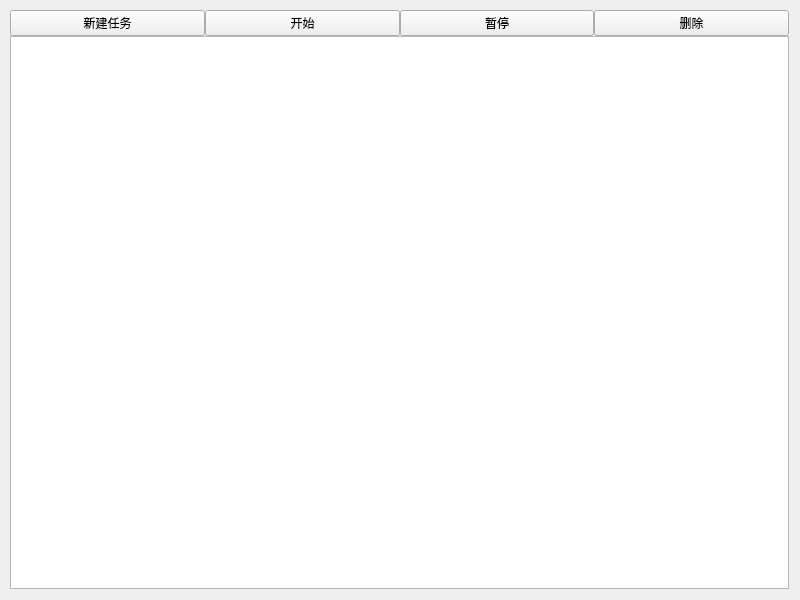
<?xml version="1.0" encoding="UTF-8"?>
<ui version="4.0">
 <class>haoDownloaderClass</class>
 <widget class="QMainWindow" name="haoDownloaderClass">
  <property name="geometry">
   <rect>
    <x>0</x>
    <y>0</y>
    <width>800</width>
    <height>600</height>
   </rect>
  </property>
  <property name="minimumSize">
   <size>
    <width>800</width>
    <height>600</height>
   </size>
  </property>
  <property name="maximumSize">
   <size>
    <width>800</width>
    <height>600</height>
   </size>
  </property>
  <property name="windowTitle">
   <string>omyhao</string>
  </property>
  <widget class="QWidget" name="centralWidget">
   <property name="minimumSize">
    <size>
     <width>800</width>
     <height>600</height>
    </size>
   </property>
   <property name="maximumSize">
    <size>
     <width>800</width>
     <height>600</height>
    </size>
   </property>
   <widget class="QWidget" name="verticalLayoutWidget">
    <property name="geometry">
     <rect>
      <x>-1</x>
      <y>-1</y>
      <width>801</width>
      <height>601</height>
     </rect>
    </property>
    <layout class="QVBoxLayout" name="verticalLayout">
     <property name="spacing">
      <number>0</number>
     </property>
     <item>
      <layout class="QHBoxLayout" name="horizontalLayout">
       <property name="spacing">
        <number>0</number>
       </property>
       <item>
        <widget class="QPushButton" name="newButton">
         <property name="text">
          <string>新建任务</string>
         </property>
        </widget>
       </item>
       <item>
        <widget class="QPushButton" name="beginButton">
         <property name="text">
          <string>开始</string>
         </property>
        </widget>
       </item>
       <item>
        <widget class="QPushButton" name="pauseButton">
         <property name="text">
          <string>暂停</string>
         </property>
        </widget>
       </item>
       <item>
        <widget class="QPushButton" name="deleteButton">
         <property name="text">
          <string>删除</string>
         </property>
        </widget>
       </item>
      </layout>
     </item>
     <item>
      <widget class="QListWidget" name="taskList"/>
     </item>
    </layout>
   </widget>
  </widget>
 </widget>
 <layoutdefault spacing="6" margin="11"/>
 <resources>
  <include location="haoDownloader.qrc"/>
 </resources>
 <connections>
  <connection>
   <sender>newButton</sender>
   <signal>clicked()</signal>
   <receiver>haoDownloaderClass</receiver>
   <slot>newTask()</slot>
   <hints>
    <hint type="sourcelabel">
     <x>39</x>
     <y>11</y>
    </hint>
    <hint type="destinationlabel">
     <x>42</x>
     <y>-1</y>
    </hint>
   </hints>
  </connection>
 </connections>
 <slots>
  <slot>newTask()</slot>
 </slots>
</ui>
